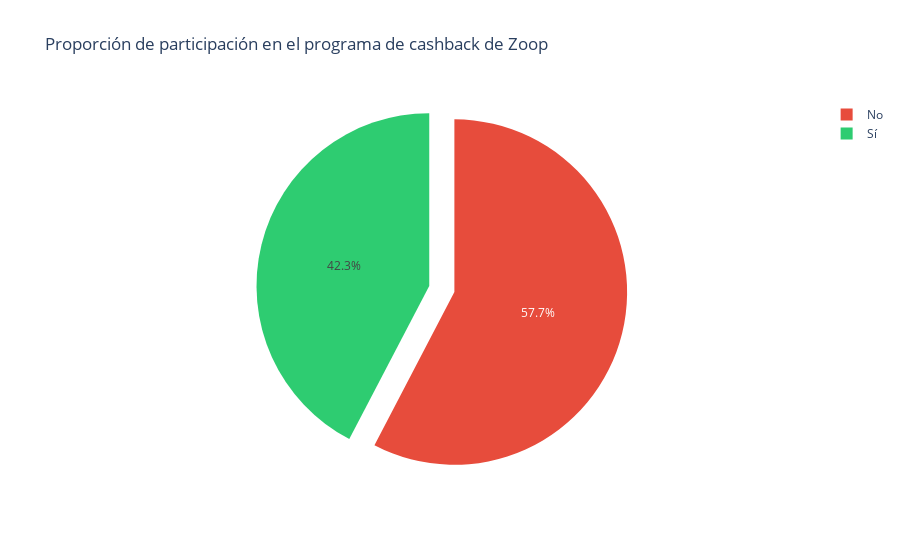

Here is the notebook cell this chart was saved with:
### Markdown cell above
### Iteración
Se requiere mejorar la paleta de colores.

##### Prompt
Para el gráfico de la opción 1 (gráfico interactivo de Plotly) hay 2 requerimientos adicionales:
1. podrías cambiar la paleta de colores para que el Si (de si participa en el programa de cashback) tenga un color de connotación más positiva y el No sea de connotación negativa?
2. podrías generar una separación o margen entre las 2 representaciones de respuesta (Si y No) del gráfico?

##### Respuesta
Perfecto. Vamos a mejorar el gráfico interactivo con Plotly para que:

1. Use **colores con connotación positiva/negativa**:

   * `"Sí"` → verde (`#2ecc71`)
   * `"No"` → rojo (`#e74c3c`)

2. Tenga una **separación (explosión)** entre las secciones del pastel, usando el parámetro `pull`.

---

### ✅ Código actualizado con ambas mejoras:

```python
import plotly.express as px

# Contar cuántos clientes participan o no en el programa
cashback_counts = df['cashback'].value_counts().reset_index()
cashback_counts.columns = ['Participa', 'Cantidad']

# Crear diccionario de colores personalizados
colores_personalizados = {
    'Sí': '#2ecc71',   # Verde
    'No': '#e74c3c'    # Rojo
}

# Definir explosión para separar las secciones del gráfico
pull_valores = [0.1 if val == 'Sí' else 0.05 for val in cashback_counts['Participa']]

# Crear gráfico circular con colores y separación
fig = px.pie(
    cashback_counts,
    names='Participa',
    values='Cantidad',
    title='Proporción de participación en el programa de cashback de Zoop',
    color='Participa',
    color_discrete_map=colores_personalizados,
    hole=0.3
)

# Aplicar la separación (pull)
fig.update_traces(pull=pull_valores)

# Mostrar gráfico interactivo
fig.show()
```

---

### ✅ Resultado:

* **"Sí"** aparece en **verde**, separado con mayor margen (0.1).
* **"No"** aparece en **rojo**, también con una separación menor (0.05).
* El gráfico es más claro y semántico, ideal para presentaciones o análisis ejecutivos.

¿Quieres agregar un hover personalizado o exportarlo como imagen interactiva/HTML? También se puede.

### Code cell
import plotly.express as px

# Contar cuántos clientes participan o no en el programa
cashback_counts = df["cashback"].value_counts().reset_index()
cashback_counts.columns = ["Participa", "Cantidad"]

# Crear diccionario de colores personalizados
colores_personalizados = {"Sí": "#2ecc71", "No": "#e74c3c"}  # Verde  # Rojo

# Definir explosión para separar las secciones del gráfico
pull_valores = [0.1 if val == "Sí" else 0.05 for val in cashback_counts["Participa"]]

# Crear gráfico circular con colores y separación
fig = px.pie(
    cashback_counts,
    names="Participa",
    values="Cantidad",
    title="Proporción de participación en el programa de cashback de Zoop",
    color="Participa",
    color_discrete_map=colores_personalizados,
    # hole=0.3,
)

# Aplicar la separación (pull)
fig.update_traces(pull=pull_valores)

# Mostrar gráfico interactivo
fig.show()

### Figure 1 — Plotly figure (JSON) as saved in the notebook; plotly's stock layout.template omitted (floating-point values rounded to 4 significant figures)
{"data": [{"customdata": [["No"], ["Sí"]], "domain": {"x": [0, 1], "y": [0, 1]}, "hovertemplate": "Participa=%{customdata[0]}<br>Cantidad=%{value}<extra></extra>", "labels": ["No", "Sí"], "legendgroup": "", "marker": {"colors": ["#e74c3c", "#2ecc71"]}, "name": "", "pull": [0.05, 0.1], "showlegend": true, "type": "pie", "values": [3557, 2612]}], "layout": {"legend": {"tracegroupgap": 0}, "title": {"text": "Proporción de participación en el programa de cashback de Zoop"}}}
